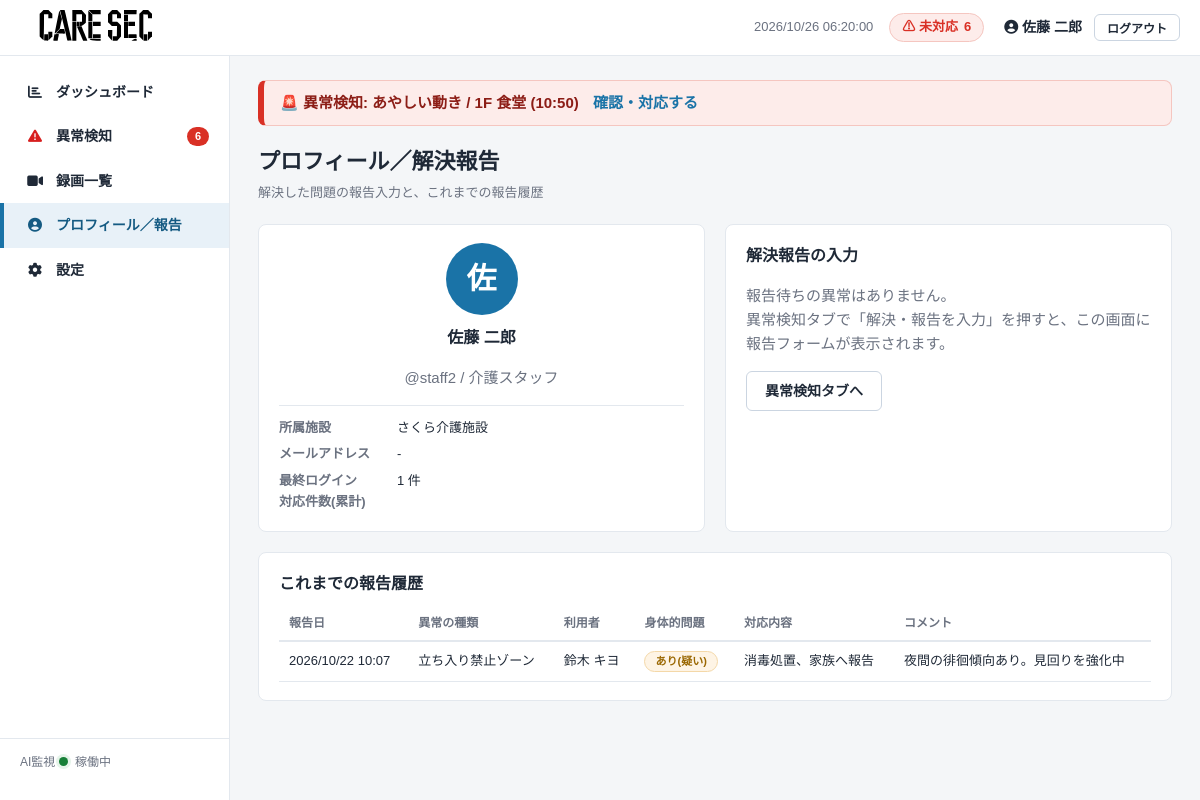
Page /accounts/profile/ (signed in) on the earlier database version.
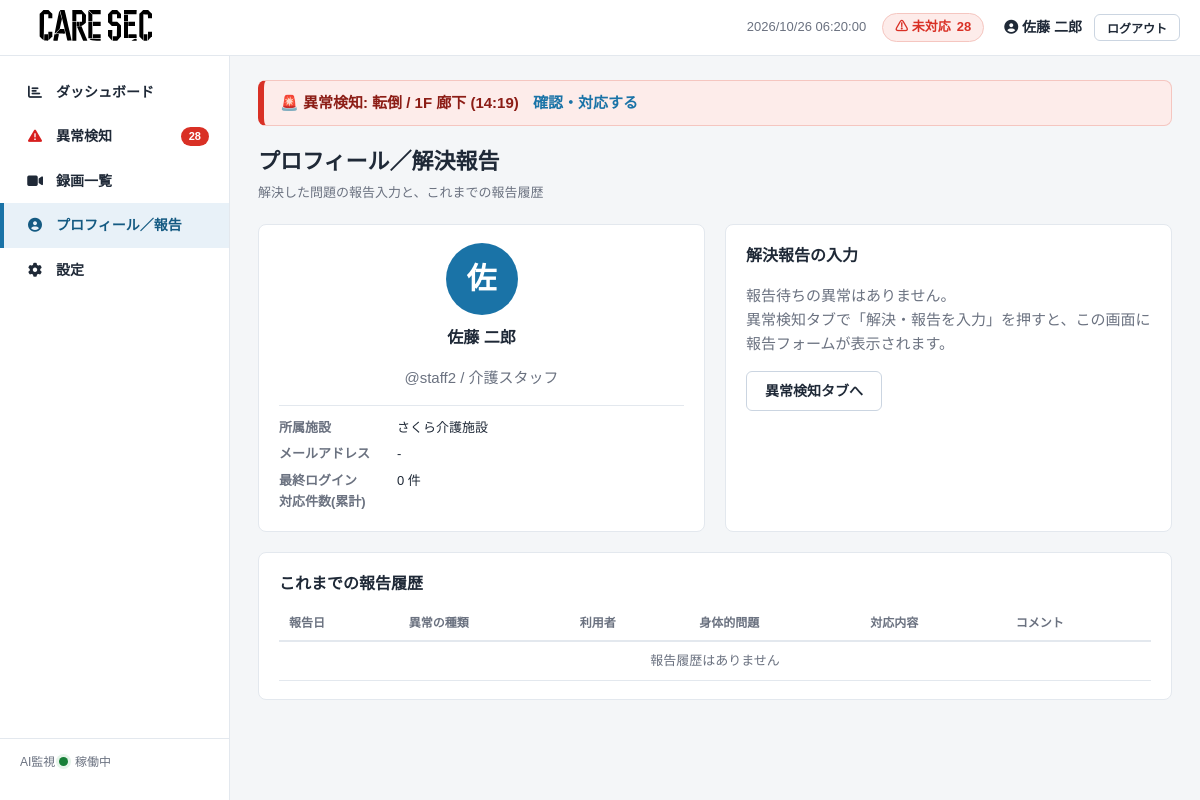
Same page on the later database version.
### core/models.py (models this page shows, shortened)
class Alert(models.Model):
    class Kind(models.TextChoices):
        FALL = "fall", "転倒"
        SUSPICIOUS = "suspicious", "あやしい動き"
        ZONE = "zone", "立ち入り禁止ゾーン"
    class Status(models.TextChoices):
        OPEN = "open", "未対応"
        RESPONDING = "responding", "対応中"
        RESOLVED = "resolved", "解決済み"
        FALSE_POSITIVE = "false_positive", "誤検知"
    kind = models.CharField("種類", max_length=16, choices=Kind.choices)
    status = models.CharField("状況", max_length=16, choices=Status.choices, default=Status.OPEN)
    camera = models.ForeignKey(Camera, verbose_name="カメラ", on_delete=models.CASCADE, related_name="alerts")
    occurred_at = models.DateTimeField("発生日時")
    confidence = models.FloatField("AI信頼度", null=True, blank=True, help_text="0.0〜1.0")
    detected_state = models.CharField(
        "検知時の人物状態", max_length=16,
        choices=PersonState.choices, default=PersonState.UNKNOWN,
    )
    created_at = models.DateTimeField("アラート発生時刻", default=timezone.now)
    responded_at = models.DateTimeField("対応開始時刻", null=True, blank=True)
    resolved_at = models.DateTimeField("対応完了時刻", null=True, blank=True)
    is_false_positive = models.BooleanField("誤検知", default=False)
    thumbnail_url = models.TextField("サムネイルURL", blank=True)
    responder = models.ForeignKey(
        User, verbose_name="対応者",
        null=True, blank=True, on_delete=models.SET_NULL, related_name="responding_alerts",
    )
    class Meta:
        verbose_name = "異常検知"
        verbose_name_plural = "異常検知"
        ordering = ["-occurred_at"]
        default_permissions = ()
    @property
    def kind_label(self):
        return self.get_kind_display()
    @property
    def location(self):
        return self.camera.location

class Camera(models.Model):
    name = models.CharField("カメラ名", max_length=64)
    location = models.CharField("設置場所", max_length=128)
    stream_url = models.TextField("ストリームURL", blank=True)
    is_online = models.BooleanField("online", default=True)
    class Meta:
        verbose_name = "カメラ"
        verbose_name_plural = "カメラ"
        default_permissions = ()

class AlertReport(models.Model):
    class PhysicalIssue(models.TextChoices):
        NONE = "none", "なし"
        SUSPECTED = "suspected", "あり(疑い)"
        CONFIRMED = "confirmed", "あり(確認)"
        UNKNOWN = "unknown", "不明"
    alert = models.OneToOneField(Alert, verbose_name="対象の異常", on_delete=models.CASCADE, related_name="report")
    author = models.ForeignKey(
        User, verbose_name="報告者",
        on_delete=models.CASCADE, related_name="reports",
    )
    resident = models.ForeignKey(
        Resident, verbose_name="利用者",
        null=True, blank=True, on_delete=models.SET_NULL, related_name="reports",
    )
    physical_issue = models.CharField(
        "身体的な問題", max_length=16,
        choices=PhysicalIssue.choices, default=PhysicalIssue.UNKNOWN,
    )
    injury_detail = models.CharField("怪我・体調の詳細", max_length=255, blank=True)
    action_taken = models.TextField("対応内容", blank=True)
    comment = models.TextField("その他コメント", blank=True)
    created_at = models.DateTimeField("報告日", auto_now_add=True)
    class Meta:
        verbose_name = "解決報告"
        verbose_name_plural = "解決報告"
        ordering = ["-created_at"]
        default_permissions = ()
    @property
    def physical_issue_label(self):
        return self.get_physical_issue_display()
    @property
    def resident_name(self):
        return self.resident.name if self.resident else ""

class Resident(models.Model):
    name = models.CharField("氏名", max_length=64)
    room_number = models.CharField("部屋番号", max_length=16)
    created_at = models.DateTimeField("登録日", auto_now_add=True)
    class Meta:
        verbose_name = "利用者"
        verbose_name_plural = "利用者"
        default_permissions = ()  # 権限レコードを作らない

### core/views.py (the view)
# urls.py: path("accounts/profile/", views.profile, name="profile"),
@login_required
def profile(request):
    target_alert = None
    alert_id = request.GET.get("alert")
    if alert_id and alert_id.isdigit():
        alert = Alert.objects.filter(
            id=int(alert_id), responder=request.user, status=Alert.Status.RESOLVED,
        ).first()
        if alert and not hasattr(alert, "report"):
            target_alert = alert
    my_reports = AlertReport.objects.filter(author=request.user).select_related("alert", "resident")
    return render(request, "accounts/profile.html", {
        "target_alert": target_alert,
        "residents": Resident.objects.all(),
        "my_reports": my_reports,
        "profile": {
            "role": "介護スタッフ",
            "facility": "さくら介護施設",
            "resolved_count": my_reports.count(),
        },
    })

### core/auth.py (called while the page is built)
    def get_user(self, user_id):
        User = get_user_model()
        try:
            return User.objects.get(pk=user_id)
        except User.DoesNotExist:
            return None

### core/context_processors.py (called while the page is built)
def alert_globals(request):
    if not request.user.is_authenticated:
        return {}
    open_alerts = Alert.objects.filter(status=Alert.Status.OPEN)
    return {
        "open_alert_count": open_alerts.count(),
        "latest_open_alert": open_alerts.order_by("-occurred_at").first(),
    }

### core/models.py (called while the page is built)
    def get_full_name(self):
        return f"{self.last_name} {self.first_name}".strip()

### templates/accounts/profile.html (shortened to what this page needs)
{% extends "base.html" %}
{% block content %}
<div class="page-header">
  <h1>プロフィール／解決報告</h1>
  <p class="page-header__sub">解決した問題の報告入力と、これまでの報告履歴</p>
</div>
<div class="grid-2">
  <section class="card profile-card">
    <div class="profile-card__avatar" aria-hidden="true">
      {{ user.get_full_name|default:user.username|slice:":1" }}
    </div>
    <h2>{{ user.get_full_name|default:user.username }}</h2>
    <p class="muted">@{{ user.username }} / {{ profile.role|default:"介護スタッフ" }}</p>
    <dl class="profile-card__meta">
      <dt>所属施設</dt><dd>{{ profile.facility|default:"-" }}</dd>
      <dt>メールアドレス</dt><dd>{{ user.email|default:"-" }}</dd>
      <dt>最終ログイン</dt><dd>{{ user.last_login|date:"Y/m/d H:i" }}</dd>
      <dt>対応件数(累計)</dt><dd>{{ profile.resolved_count|default:0 }} 件</dd>
    </dl>
  </section>
  <section class="card" id="report-form">
    <div class="card__header">
      <h2>解決報告の入力</h2>
    </div>
    {% if target_alert %}
      <div class="report-target">
        <strong>対象の異常:</strong>
        {{ target_alert.kind_label }} /
        {{ target_alert.occurred_at|date:"Y/m/d H:i:s" }} /
        {{ target_alert.location }}
        {% if target_alert.recording_id %}
          <a href="{% url 'recording_detail' target_alert.recording_id %}" class="link">🎞 録画を確認</a>
        {% endif %}
      </div>
      {% include "includes/report_form.html" %}
    {% else %}
      <p class="muted">
        報告待ちの異常はありません。<br>
        異常検知タブで「解決・報告を入力」を押すと、この画面に報告フォームが表示されます。
      </p>
      <a href="{% url 'alert_list' %}" class="btn btn--ghost">異常検知タブへ</a>
    {% endif %}
  </section>
</div>
<section class="card">
  <div class="card__header">
    <h2>これまでの報告履歴</h2>
  </div>
  <table class="table">
    <thead>
      <tr>
        <th>報告日</th><th>異常の種類</th><th>利用者</th><th>身体的問題</th><th>対応内容</th><th>コメント</th>
      </tr>
    </thead>
    <tbody>
      {% for report in my_reports %}
      <tr>
        <td>{{ report.created_at|date:"Y/m/d H:i" }}</td>
        <td>{{ report.alert.kind_label }}</td>
        <td>{{ report.resident_name|default:"-" }}</td>
        <td><span class="chip chip--physical-{{ report.physical_issue }}">{{ report.physical_issue_label }}</span></td>
        <td>{{ report.action_taken|truncatechars:40 }}</td>
        <td>{{ report.comment|truncatechars:40|default:"-" }}</td>
      </tr>
      {% empty %}
      <tr><td colspan="6" class="table__empty">報告履歴はありません</td></tr>
      {% endfor %}
    </tbody>
  </table>
</section>
{% endblock %}

### templates/base.html (shortened to what this page needs)
{% load static %}<!DOCTYPE html>
<html lang="ja">
<head>
<link rel="stylesheet" href="https://cdnjs.cloudflare.com/ajax/libs/font-awesome/6.4.0/css/all.min.css">
<link rel="stylesheet" href="{% static 'css/style.css' %}">
</head>
{% url 'api_alerts' as api_alerts_url %}
<body data-alerts-api="{{ api_alerts_url|default:'' }}">
<div class="layout">
  <header class="topbar">
    <div class="topbar__brand">
      <img src="{% static 'img/image1.svg' %}" alt="アイコン" style="width: 10em; height: auto;">
    </div>
    <div class="topbar__info">
      <span id="clock" class="topbar__clock">----/--/-- --:--:--</span>
      <a href="{% url 'alert_list' %}" class="topbar__alert-badge" title="未対応の異常一覧へ">
        ⚠ 未対応 <span id="alert-badge-count">{{ open_alert_count|default:0 }}</span>
      </a>
    </div>
    <div class="topbar__user">
      {% if user.is_authenticated %}
        <a class="topbar__username" href="{% url 'profile' %}"><i class="fa-solid fa-circle-user"></i> {{ user.get_full_name|default:user.username }}</a>
        <form method="post" action="{% url 'logout' %}" class="inline-form">
          <button type="submit" class="btn btn--ghost btn--sm">ログアウト</button>
        </form>
      {% else %}
        <a class="btn btn--primary btn--sm" href="{% url 'login' %}">ログイン</a>
      {% endif %}
    </div>
  </header>
  <nav class="sidebar" id="sidebar" aria-label="メインメニュー">
    <ul class="menu">
      <li class="menu__item{% if request.resolver_match.url_name == 'dashboard' %} is-active{% endif %}">
        <a href="{% url 'dashboard' %}"><span class="menu__icon"></span>ダッシュボード</a>
      </li>
      <li class="menu__item{% if request.resolver_match.url_name == 'alert_list' %} is-active{% endif %}">
        <a href="{% url 'alert_list' %}"><span class="menu__icon"><i class="fa-solid fa-triangle-exclamation" style="color: rgb(215, 30, 30);"></i></span>異常検知
          <span class="menu__badge" id="sidebar-alert-count"{% if not open_alert_count %} hidden{% endif %}>{{ open_alert_count|default:0 }}</span>
        </a>
      </li>
      <li class="menu__item{% if request.resolver_match.url_name == 'recording_list' %} is-active{% endif %}">
        <a href="{% url 'recording_list' %}"><span class="menu__icon"><i class="fa-solid fa-video"></i></span>録画一覧</a>
      </li>
      <li class="menu__item{% if request.resolver_match.url_name == 'profile' %} is-active{% endif %}">
        <a href="{% url 'profile' %}"><span class="menu__icon"><i class="fa-solid fa-circle-user"></i></span>プロフィール／報告</a>
      </li>
      <li class="menu__item{% if request.resolver_match.url_name == 'settings' %} is-active{% endif %}">
        <a href="{% url 'settings' %}"><span class="menu__icon"><i class="fa-solid fa-gear"></i></span>設定</a>
      </li>
    </ul>
    <div class="sidebar__footer">
      AI監視 <span class="status-dot status-dot--on"></span> 稼働中
    </div>
  </nav>
  <main class="main">
    {% if latest_open_alert %}
      <div class="global-alert-banner" role="alert">
        🚨 異常検知: {{ latest_open_alert.kind_label }} / {{ latest_open_alert.location }}
        ({{ latest_open_alert.occurred_at|date:"H:i" }})
        <a href="{% url 'alert_list' %}">確認・対応する</a>
      </div>
    {% endif %}
    {% block content %}{% endblock %}
  </main>
</div>
</body>
</html>

Differences in the rows shown:
removed Alert: kind_label "あやしい動き", location "1F 食堂", occurred_at "10:50"
removed AlertReport: created_at "2026/10/22 10:07", alert.kind_label "立ち入り禁止ゾーン", resident_name "鈴木 キヨ", physical_issue_label "あり(疑い)", action_taken "消毒処置、家族へ報告", comment "夜間の徘徊傾向あり。見回りを強化中"
added Alert: kind_label "転倒", location "1F 廊下", occurred_at "14:19"
Other differences:
{{ open_alert_count|default:0 }}: "6" → "28"
{{ profile.resolved_count|default:0 }}: "1" → "0"
text now shown: "報告履歴はありません"
